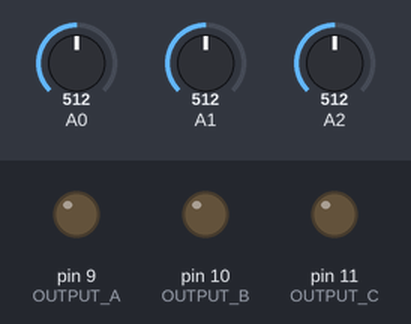
Recording of a sketch running on a simulated Arduino Uno, built with avr-gcc and run on an emulated ATmega328P. On the bench: output pins drawn as LEDs (lit = HIGH). The inputs (shaded band) are chosen by the test bench; at power-on: A0 = 512, A1 = 512, A2 = 512.

Above: at 1.3 s.
1.4 s: A0 set to 716
At 2.6 s:
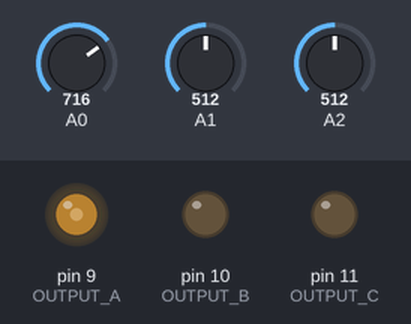
2.9 s: A1 set to 716
At 3.8 s:
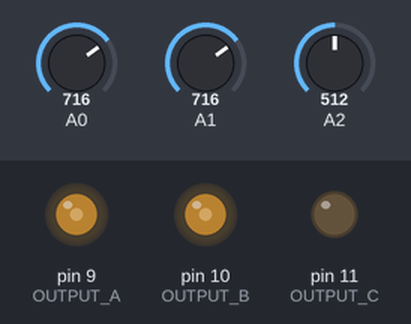
4.4 s: A2 set to 716
At 5.0 s:
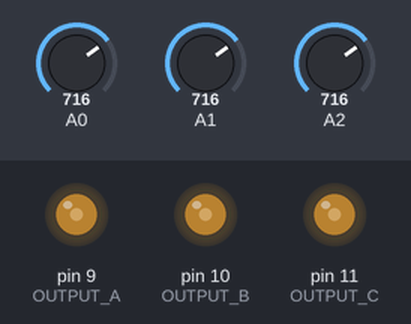
5.9 s: A0 set to 900
At 6.3 s:
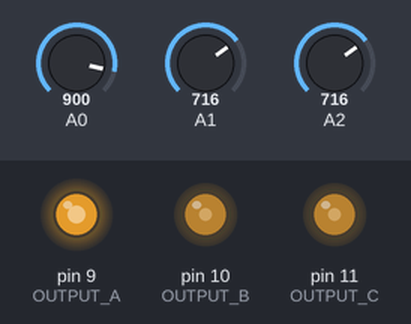
7.4 s: A1 set to 900
At 8.6 s:
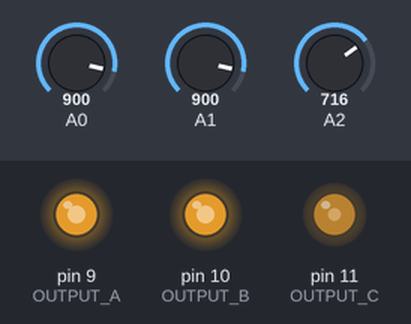
8.9 s: A2 set to 900
At 9.9 s:
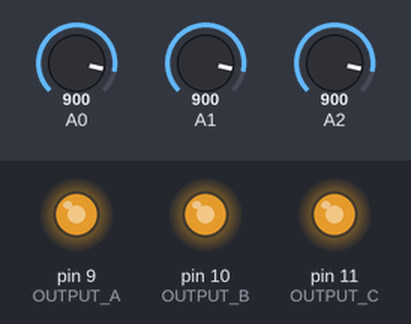
Timing chart, 0 to 11.4 s (numbered marks = the images above; inputs shaded):
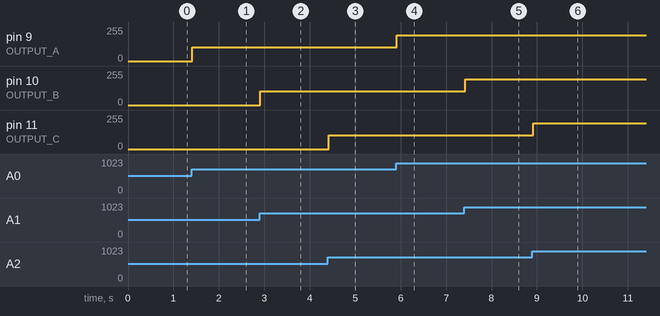

Measured:
- after the input at 1.4 s, pin 9 (OUTPUT_A): 0/255 → 102/255 at once
- after the input at 2.9 s, pin 10 (OUTPUT_B): 0/255 → 102/255 at once
- after the input at 4.4 s, pin 11 (OUTPUT_C): 0/255 → 102/255 at once
- after the input at 5.9 s, pin 9 (OUTPUT_A): 102/255 → 194/255 at once
- after the input at 7.4 s, pin 10 (OUTPUT_B): 102/255 → 194/255 at once
- after the input at 8.9 s, pin 11 (OUTPUT_C): 102/255 → 194/255 at once

The sketch:

analogToPWM_3ch.ino
```cpp
/*
this sketch takes 3 inputs A0 A1 A2 0-5V and converts to 3 outputs D9 D10 D11 PWM 0-255/0-5V.
It can be used as a sound to light device, assuming a DC bias is set between the audio signals and the analog inputs.
The PWM can control 0-5V loads, MOSFETS for bigger loads (such as 12 or 24VDC led strips), etc.

The analog signals are first ranged from 0~1023 to -511~+512 to match positive/negative phases of origINPUT_Al AC signal
the signal is then multiplied over 0 if it is under 0, effectively turning every negative spike in a positive spike
the signal is then scaled and sent out
*/

// ADC and PWM constants
const int ADC_MAX_VALUE = 1023;           // Arduino 10-bit ADC maximum value
const int ADC_CENTER_VALUE = 512;         // Center point for AC signal (ADC_MAX_VALUE + 1) / 2
const int PWM_MAX_VALUE = 255;            // 8-bit PWM maximum value
const int PWM_MIN_VALUE = 0;              // PWM minimum value

// Scaling factors
const int AC_TO_PWM_DIVISOR = 2;          // Scale factor: ADC_CENTER_VALUE / PWM_MAX_VALUE
const int DC_TO_PWM_DIVISOR = 4;          // Scale factor: ADC_MAX_VALUE / PWM_MAX_VALUE

// Timing constants
const int LOOP_DELAY_MS = 10;             // Delay between processing cycles
const int SETUP_DELAY_MS = 100;           // Initial setup delay

// Pin assignments
const int INPUT_A = 0;
const int INPUT_B = 1;
const int INPUT_C = 2;
const int OUTPUT_A = 9;
const int OUTPUT_B = 10;
const int OUTPUT_C = 11;

float inputSignal;
float outputSignal;

void setup() {
  pinMode(OUTPUT_A, OUTPUT);
  pinMode(OUTPUT_B, OUTPUT);
  pinMode(OUTPUT_C, OUTPUT);
  delay(SETUP_DELAY_MS);
}

void acToPWM(int inputPin, int outputPin){
  inputSignal = analogRead(inputPin);                    // 0 to ADC_MAX_VALUE
  inputSignal -= ADC_CENTER_VALUE;                       // Center around zero: -ADC_CENTER_VALUE to +ADC_CENTER_VALUE

  if (inputSignal < PWM_MIN_VALUE){                      // Full-wave rectification
    inputSignal = inputSignal * -1;
  }

  outputSignal = inputSignal / AC_TO_PWM_DIVISOR;        // Scale to PWM range: 0 to PWM_MAX_VALUE
  analogWrite(outputPin, outputSignal);                 // Output PWM signal
  delay(LOOP_DELAY_MS);
}

void dcToPWM(int inputPin, int outputPin){
  inputSignal = analogRead(inputPin);                    // 0 to ADC_MAX_VALUE
  outputSignal = inputSignal / DC_TO_PWM_DIVISOR;        // Scale to PWM range: 0 to PWM_MAX_VALUE
  analogWrite(outputPin, outputSignal);                 // Output PWM signal
  delay(LOOP_DELAY_MS);
}

void loop() {
  //use acToPWM() or dcToPWM()
  acToPWM(INPUT_A, OUTPUT_A);
  acToPWM(INPUT_B, OUTPUT_B);
  acToPWM(INPUT_C, OUTPUT_C);

  /*
  dcToPWM(INPUT_A, OUTPUT_A);
  dcToPWM(INPUT_B, OUTPUT_B);
  dcToPWM(INPUT_C, OUTPUT_C);
  */
}
```
